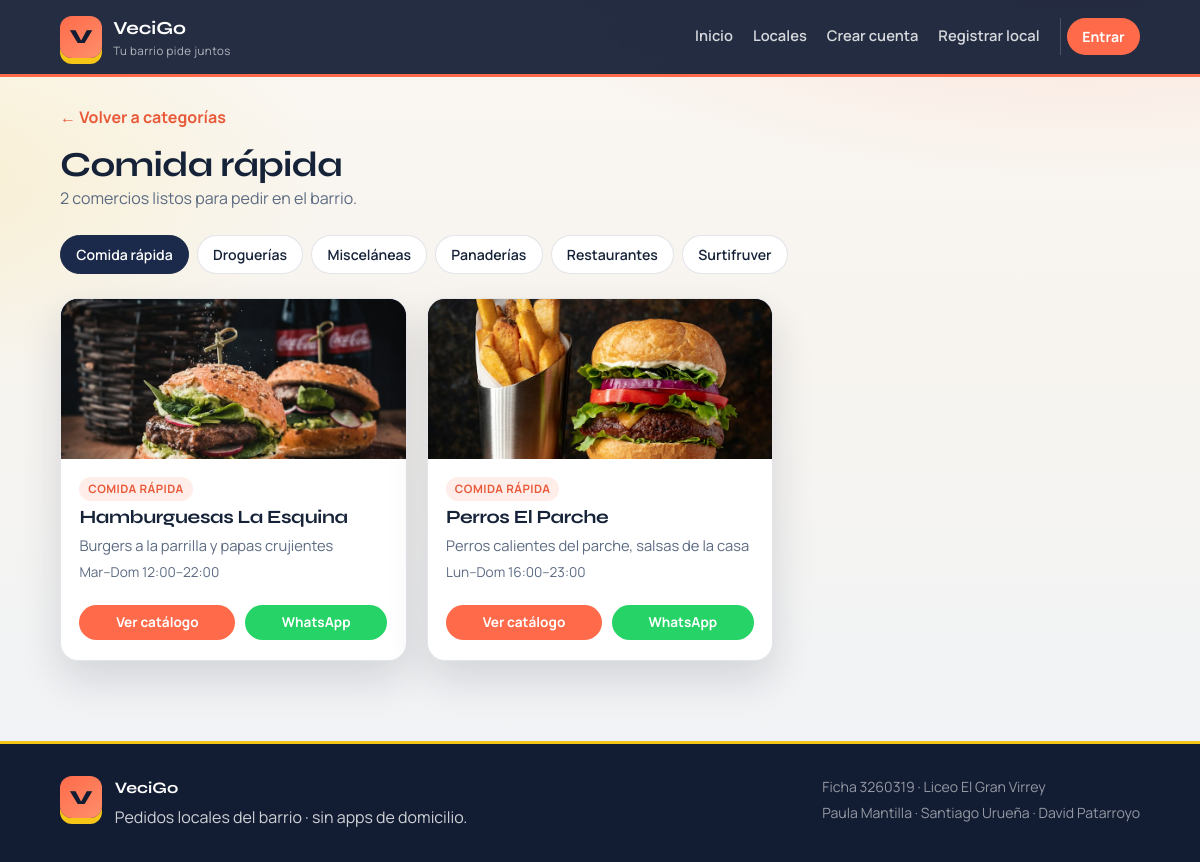
/comercios.php?categoria=2, run on the app's committed database.
### tables this page shows
CREATE TABLE categoria_comercio (
  id_categoria_comercio INT UNSIGNED AUTO_INCREMENT PRIMARY KEY,
  nombre VARCHAR(60) NOT NULL UNIQUE,
  slug VARCHAR(60) NOT NULL UNIQUE,
  foto_url VARCHAR(255) DEFAULT NULL,
  color VARCHAR(20) DEFAULT '#FF6B4A'
);

CREATE TABLE comercio (
  id_comercio INT UNSIGNED AUTO_INCREMENT PRIMARY KEY,
  nombre VARCHAR(100) NOT NULL,
  id_categoria_comercio INT UNSIGNED NOT NULL,
  direccion VARCHAR(150) NOT NULL,
  latitud DECIMAL(10,7) NULL,
  longitud DECIMAL(10,7) NULL,
  telefono VARCHAR(15) NOT NULL,
  descripcion VARCHAR(255) DEFAULT NULL,
  horario VARCHAR(80) DEFAULT 'Lun–Sáb 8:00–20:00',
  foto_url VARCHAR(255) DEFAULT NULL,
  activo TINYINT(1) NOT NULL DEFAULT 1,
  CONSTRAINT fk_comercio_categoria
    FOREIGN KEY (id_categoria_comercio)
    REFERENCES categoria_comercio (id_categoria_comercio)
);

### funciones.php (called while the page is built, shortened)
<?php
require_once __DIR__ . '/includes/cache.php';
function e(?string $texto): string
{
    return htmlspecialchars($texto ?? '', ENT_QUOTES, 'UTF-8');
}
function enlaceWhatsApp(string $telefono, string $mensaje): string
{
    $tel = preg_replace('/\D+/', '', $telefono) ?? '';
    return 'https://wa.me/57' . $tel . '?text=' . urlencode($mensaje);
}
function base_path(): string
{
    static $base = null;
    if ($base !== null) {
        return $base;
    }
    $script = $_SERVER['SCRIPT_NAME'] ?? '';
    $base = (
        str_contains($script, '/admin/')
        || str_contains($script, '/comercio/')
        || str_contains($script, '/cliente/')
    ) ? '../' : '';
    return $base;
}
function asset(string $ruta): string
{
    $ruta = ltrim($ruta, '/');
    return base_path() . $ruta;
}
function foto_url(?string $ruta, string $fallback = 'img/hero/barrio.jpg'): string
{
    $fs = __DIR__ . '/' . ltrim($ruta, '/');
    return asset($ruta);
}
function obtenerCategorias(mysqli $db): array
{
    $cached = cacheGet('categorias');
    $rows = $db->query(
        'SELECT id_categoria_comercio, nombre FROM categoria_comercio ORDER BY nombre'
    )->fetch_all(MYSQLI_ASSOC);
    return $rows;
}
function obtenerCategoria(mysqli $db, int $id): ?array
{
    $key = 'categoria_' . $id;
    $cached = cacheGet($key);
    $stmt = $db->prepare(
        'SELECT id_categoria_comercio, nombre, foto_url FROM categoria_comercio WHERE id_categoria_comercio = ?'
    );
    $stmt->bind_param('i', $id);
    $stmt->execute();
    $row = $stmt->get_result()->fetch_assoc();
    if ($row) {
        return $row;
    }
    return null;
}
function obtenerLocales(mysqli $db, int $idCat = 0, string $q = ''): array
{
    $q = trim($q);
    $usarCache = ($q === '');
    $cacheKey = 'locales_' . $idCat;
    if ($usarCache) {
        $cached = cacheGet($cacheKey);
    }
    $sql = 'SELECT c.id_comercio, c.nombre, c.direccion, c.telefono, c.descripcion, c.horario,
                   c.foto_url, c.latitud, c.longitud, c.id_categoria_comercio, cat.nombre AS categoria
            FROM comercio c
            JOIN categoria_comercio cat ON cat.id_categoria_comercio = c.id_categoria_comercio
            WHERE c.activo = 1';
    $types = '';
    $params = [];
    if ($idCat > 0) {
        $sql .= ' AND c.id_categoria_comercio = ?';
        $types .= 'i';
        $params[] = $idCat;
    }
    $sql .= ' ORDER BY c.nombre';
    $stmt = $db->prepare($sql);
    if ($types !== '') {
        $stmt->bind_param($types, ...$params);
    }
    $stmt->execute();
    $rows = $stmt->get_result()->fetch_all(MYSQLI_ASSOC);
    return $rows;
}

### includes/cache.php (called while the page is built, shortened)
<?php
function cacheDir(): string
{
    return CACHE_DIR;
}
function cachePath(string $key): string
{
    $safe = preg_replace('/[^a-zA-Z0-9._-]+/', '_', $key) ?: 'key';
    return cacheDir() . '/' . $safe . '.cache';
}
function cacheGet(string $key): mixed
{
    $path = cachePath($key);
    if (!is_file($path)) {
        return null;
    }
    $raw = @file_get_contents($path);
    $payload = @unserialize($raw, ['allowed_classes' => false]);
    return $payload['data'];
}
function cacheSet(string $key, mixed $data, int $ttl = CACHE_TTL_DEFAULT): void
{
    $path = cachePath($key);
    $payload = serialize([
        'expires' => time() + max(1, $ttl),
        'data' => $data,
    ]);
    $tmp = $path . '.' . bin2hex(random_bytes(4)) . '.tmp';
}

### comercios.php (the view, shortened to what this page needs)
<?php
require_once __DIR__ . '/funciones.php';
require_once __DIR__ . '/conexion.php';
$idCategoria = (int) ($_GET['categoria'] ?? 0);
$categoria = obtenerCategoria($mysqli, $idCategoria);
$comercios = obtenerLocales($mysqli, $idCategoria);
$todas = obtenerCategorias($mysqli);
require __DIR__ . '/includes/header.php';
?>
<div class="contenedor">
    <a class="volver" href="index.php#categorias">← Volver a categorías</a>
    <div class="page-head">
        <div>
            <h1><?= e($categoria['nombre']) ?></h1>
            <p><?= count($comercios) ?> comercio<?= count($comercios) === 1 ? '' : 's' ?> listo<?= count($comercios) === 1 ? '' : 's' ?> para pedir en el barrio.</p>
        </div>
    </div>
    <div class="filtros-bar">
        <?php foreach ($todas as $cat): ?>
            <a href="comercios.php?categoria=<?= (int) $cat['id_categoria_comercio'] ?>"
               class="<?= $idCategoria === (int) $cat['id_categoria_comercio'] ? 'activo' : '' ?>">
                <?= e($cat['nombre']) ?>
            </a>
        <?php endforeach; ?>
    </div>
    <?php if (count($comercios) === 0): ?>
        <div class="card"><p class="vacio">Aún no hay comercios en esta categoría.</p></div>
    <?php else: ?>
        <div class="grid-comercios">
            <?php foreach ($comercios as $com): ?>
                <article class="com-card">
                    <div class="com-card__foto">
                        <img src="<?= e(foto_url($com['foto_url'])) ?>" alt="<?= e($com['nombre']) ?>" loading="lazy">
                    </div>
                    <div class="com-card__body">
                        <span class="badge"><?= e($categoria['nombre']) ?></span>
                        <h3><?= e($com['nombre']) ?></h3>
                        <p style="color:var(--muted);font-size:0.92rem;">
                            <?= e($com['descripcion'] ?: $com['direccion']) ?>
                        </p>
                        <p style="font-size:0.85rem;color:var(--muted);"><?= e($com['horario'] ?? '') ?></p>
                        <div class="acciones-fila">
                            <a href="comercio.php?id=<?= (int) $com['id_comercio'] ?>" class="btn btn-coral btn-sm">Ver catálogo</a>
                            <a href="<?= e(enlaceWhatsApp($com['telefono'], 'Hola ' . $com['nombre'] . ', te escribo desde VeciGo')) ?>"
                               target="_blank" rel="noopener" class="btn btn-ws btn-sm">WhatsApp</a>
                        </div>
                    </div>
                </article>
            <?php endforeach; ?>
        </div>
    <?php endif; ?>
</div>
<?php require __DIR__ . '/includes/footer.php'; ?>

### estilos.css (style rules this page uses)
:root { --navy: #1b2a4a; --navy-deep: #121c33; --ink: #152238; --coral: #ff6b4a; --coral-hot: #e85a3a; --amber: #f5c518; --mint: #3ddc97; --sky: #5b8def; --chalk: #f7f4ef; --paper: #ffffff; --muted: #5c6b82; --line: rgba(27, 42, 74, 0.12); --shadow: 0 18px 40px rgba(18, 28, 51, 0.14); --radius: 18px; --radius-sm: 12px; --font-display: 'Syne', system-ui, sans-serif; --font-body: 'Manrope', system-ui, sans-serif; --max: 1120px; }
* { box-sizing: border-box; margin: 0; padding: 0; }
html { scroll-behavior: smooth; }
body { font-family: var(--font-body); color: var(--ink); background: radial-gradient(1200px 500px at 90% -10%, rgba(255, 107, 74, 0.18), transparent 55%), radial-gradient(900px 420px at -10% 20%, rgba(245, 197, 24, 0.16), transparent 50%), linear-gradient(180deg, #fbf8f3 0%, var(--chalk) 40%, #eef2f7 100%); line-height: 1.55; min-height: 100vh; }
img { max-width: 100%; display: block; }
a { color: inherit; }
h1, h2, h3 { font-family: var(--font-display); font-weight: 700; letter-spacing: -0.02em; line-height: 1.15; }
.contenedor { max-width: var(--max); margin: 0 auto; padding: 1.75rem 1.25rem 3rem; }
.page-head { display: flex; flex-wrap: wrap; align-items: flex-end; justify-content: space-between; gap: 1rem; margin-bottom: 1.5rem; }
.page-head h1, .page-head h2 { font-size: clamp(1.6rem, 3vw, 2.2rem); }
.page-head p { color: var(--muted); max-width: 36rem; }
.volver { display: inline-flex; align-items: center; gap: 0.35rem; color: var(--coral-hot); font-weight: 700; text-decoration: none; margin-bottom: 1rem; }
.btn { display: inline-flex; align-items: center; justify-content: center; gap: 0.4rem; padding: 0.7rem 1.2rem; background: var(--navy); color: #fff; text-decoration: none; border-radius: 999px; border: none; cursor: pointer; font: inherit; font-weight: 700; font-size: 0.95rem; transition: transform 0.15s ease, background 0.15s ease, box-shadow 0.15s ease; }
.btn-coral { background: var(--coral); }
.btn-ws { background: #25d366; }
.btn-sm { padding: 0.45rem 0.85rem; font-size: 0.85rem; }
.acciones-fila { display: flex; flex-wrap: wrap; gap: 0.6rem; margin-top: 1rem; }
.acciones-fila .btn { flex: 1 1 auto; min-width: 120px; }
.grid-comercios, .grid-productos { display: grid; grid-template-columns: repeat(auto-fill, minmax(260px, 1fr)); gap: 1.25rem; }
.com-card, .prod-card { background: var(--paper); border-radius: var(--radius); overflow: hidden; border: 1px solid var(--line); box-shadow: var(--shadow); display: flex; flex-direction: column; transition: transform 0.2s ease, box-shadow 0.2s ease; animation: rise 0.45s ease both; }
.com-card__foto, .prod-card__foto { position: relative; height: 160px; overflow: hidden; background: var(--navy); }
.com-card__foto img, .prod-card__foto img { width: 100%; height: 100%; object-fit: cover; transition: transform 0.35s ease; }
.com-card__body, .prod-card__body { padding: 1.1rem 1.15rem 1.25rem; display: flex; flex-direction: column; flex: 1; gap: 0.35rem; }
.badge { display: inline-block; padding: 0.2rem 0.55rem; border-radius: 999px; font-size: 0.72rem; font-weight: 700; text-transform: uppercase; letter-spacing: 0.04em; background: rgba(255, 107, 74, 0.12); color: var(--coral-hot); width: fit-content; }
.filtros-bar { display: flex; gap: 0.5rem; margin-bottom: 1.5rem; flex-wrap: wrap; }
.filtros-bar a { padding: 0.5rem 0.95rem; background: #fff; color: var(--ink); text-decoration: none; border-radius: 999px; font-size: 0.88rem; font-weight: 600; border: 1.5px solid var(--line); }
.filtros-bar a.activo, .filtros-bar a:hover { background: var(--navy); color: #fff; border-color: var(--navy); }
.com-card:nth-child(2), .prod-card:nth-child(2), .cat-card:nth-child(2) { animation-delay: 0.05s; }

### data on the page
categoria_comercio: nombre "Comida rápida"
categoria_comercio: nombre "Droguerías"
categoria_comercio: nombre "Misceláneas"
categoria_comercio: nombre "Panaderías"
categoria_comercio: nombre "Restaurantes"
categoria_comercio: nombre "Surtifruver"
comercio: foto_url (picture), id_categoria_comercio.nombre "COMIDA RÁPIDA", nombre "Hamburguesas La Esquina", descripcion "Burgers a la parrilla y papas crujientes", horario "Mar–Dom 12:00–22:00"
comercio: foto_url (picture), id_categoria_comercio.nombre "COMIDA RÁPIDA", nombre "Perros El Parche", descripcion "Perros calientes del parche, salsas de la casa", horario "Lun–Dom 16:00–23:00"

### other printed values
$brandSub "Tu barrio pide juntos"
count($comercios) "2"
